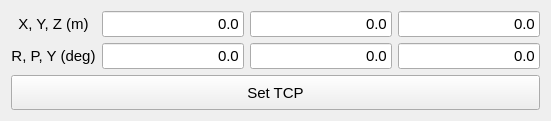
      <widget class="QWidget" name="tab_8">
       <attribute name="title">
        <string>TCP</string>
       </attribute>
       <layout class="QVBoxLayout" name="verticalLayout_10">
        <item>
         <layout class="QGridLayout" name="gridLayout_6">
          <item row="0" column="0">
           <widget class="QLabel" name="label_7">
            <property name="sizePolicy">
             <sizepolicy hsizetype="Preferred" vsizetype="Maximum">
              <horstretch>0</horstretch>
              <verstretch>0</verstretch>
             </sizepolicy>
            </property>
            <property name="minimumSize">
             <size>
              <width>0</width>
              <height>0</height>
             </size>
            </property>
            <property name="font">
             <font>
              <family>Ubuntu</family>
              <pointsize>11</pointsize>
             </font>
            </property>
            <property name="text">
             <string>X, Y, Z (m)</string>
            </property>
            <property name="alignment">
             <set>Qt::AlignCenter</set>
            </property>
           </widget>
          </item>
          <item row="0" column="1">
           <widget class="QLineEdit" name="lineEdit_tcp_x_1">
            <property name="enabled">
             <bool>true</bool>
            </property>
            <property name="font">
             <font>
              <family>Ubuntu</family>
              <pointsize>11</pointsize>
             </font>
            </property>
            <property name="text">
             <string>0.0</string>
            </property>
            <property name="alignment">
             <set>Qt::AlignRight|Qt::AlignTrailing|Qt::AlignVCenter</set>
            </property>
           </widget>
          </item>
          <item row="0" column="2">
           <widget class="QLineEdit" name="lineEdit_tcp_x_2">
            <property name="enabled">
             <bool>true</bool>
            </property>
            <property name="font">
             <font>
              <family>Ubuntu</family>
              <pointsize>11</pointsize>
             </font>
            </property>
            <property name="text">
             <string>0.0</string>
            </property>
            <property name="alignment">
             <set>Qt::AlignRight|Qt::AlignTrailing|Qt::AlignVCenter</set>
            </property>
           </widget>
          </item>
          <item row="0" column="3">
           <widget class="QLineEdit" name="lineEdit_tcp_x_3">
            <property name="enabled">
             <bool>true</bool>
            </property>
            <property name="font">
             <font>
              <family>Ubuntu</family>
              <pointsize>11</pointsize>
             </font>
            </property>
            <property name="text">
             <string>0.0</string>
            </property>
            <property name="alignment">
             <set>Qt::AlignRight|Qt::AlignTrailing|Qt::AlignVCenter</set>
            </property>
           </widget>
          </item>
          <item row="1" column="0">
           <widget class="QLabel" name="label_8">
            <property name="sizePolicy">
             <sizepolicy hsizetype="Preferred" vsizetype="Maximum">
              <horstretch>0</horstretch>
              <verstretch>0</verstretch>
             </sizepolicy>
            </property>
            <property name="minimumSize">
             <size>
              <width>0</width>
              <height>0</height>
             </size>
            </property>
            <property name="font">
             <font>
              <family>Ubuntu</family>
              <pointsize>11</pointsize>
             </font>
            </property>
            <property name="text">
             <string>R, P, Y (deg)</string>
            </property>
            <property name="alignment">
             <set>Qt::AlignCenter</set>
            </property>
           </widget>
          </item>
          <item row="1" column="1">
           <widget class="QLineEdit" name="lineEdit_tcp_x_4">
            <property name="enabled">
             <bool>true</bool>
            </property>
            <property name="font">
             <font>
              <family>Ubuntu</family>
              <pointsize>11</pointsize>
             </font>
            </property>
            <property name="text">
             <string>0.0</string>
            </property>
            <property name="alignment">
             <set>Qt::AlignRight|Qt::AlignTrailing|Qt::AlignVCenter</set>
            </property>
           </widget>
          </item>
          <item row="1" column="2">
           <widget class="QLineEdit" name="lineEdit_tcp_x_5">
            <property name="enabled">
             <bool>true</bool>
            </property>
            <property name="font">
             <font>
              <family>Ubuntu</family>
              <pointsize>11</pointsize>
             </font>
            </property>
            <property name="text">
             <string>0.0</string>
            </property>
            <property name="alignment">
             <set>Qt::AlignRight|Qt::AlignTrailing|Qt::AlignVCenter</set>
            </property>
           </widget>
          </item>
          <item row="1" column="3">
           <widget class="QLineEdit" name="lineEdit_tcp_x_6">
            <property name="enabled">
             <bool>true</bool>
            </property>
            <property name="font">
             <font>
              <family>Ubuntu</family>
              <pointsize>11</pointsize>
             </font>
            </property>
            <property name="text">
             <string>0.0</string>
            </property>
            <property name="alignment">
             <set>Qt::AlignRight|Qt::AlignTrailing|Qt::AlignVCenter</set>
            </property>
           </widget>
          </item>
         </layout>
        </item>
        <item>
         <widget class="QPushButton" name="pushButton_set_tcp">
          <property name="minimumSize">
           <size>
            <width>0</width>
            <height>35</height>
           </size>
          </property>
          <property name="font">
           <font>
            <family>Ubuntu</family>
            <pointsize>11</pointsize>
           </font>
          </property>
          <property name="text">
           <string>Set TCP</string>
          </property>
         </widget>
        </item>
       </layout>
      </widget>
